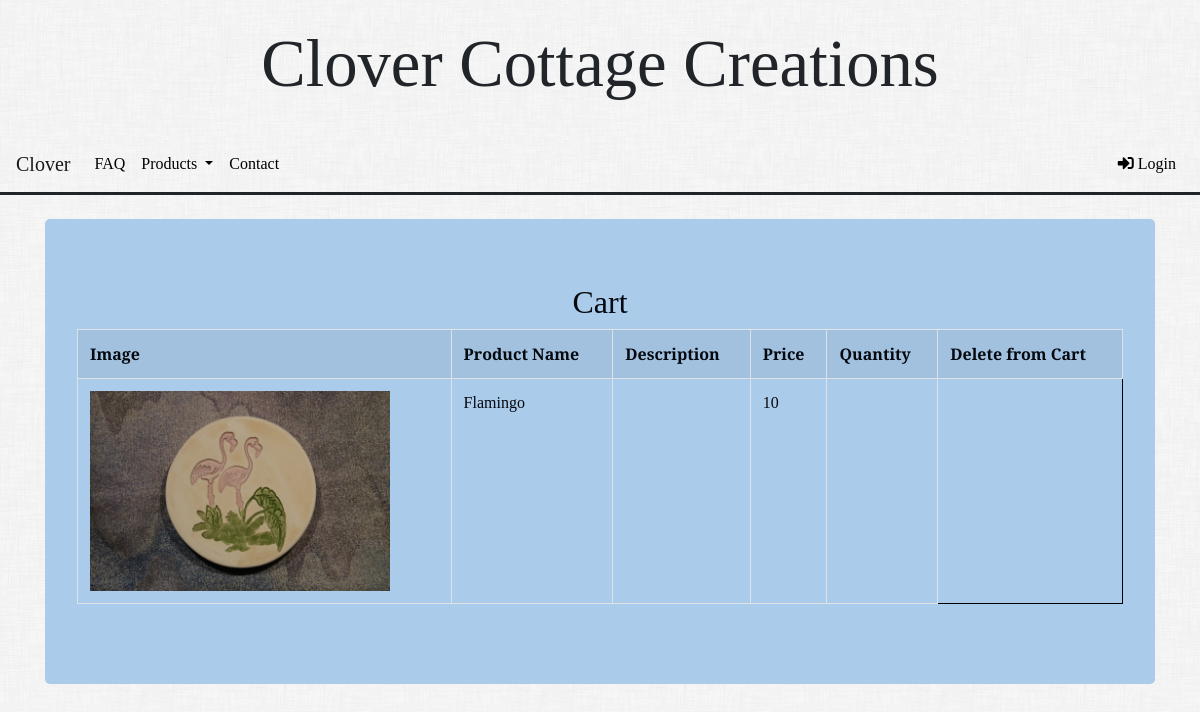
The app's page /view-cart.php?ProductID=1 with its own data.
### tables this page shows
CREATE TABLE IF NOT EXISTS `Products` (
  `productID` INT NOT NULL,
  `ProductName` VARCHAR(255) NOT NULL,
  `description` VARCHAR(255) NOT NULL,
  `categoryID` INT NOT NULL,
  `Product_UnitPrice` INT NOT NULL,
  `unitsInStock` INT NOT NULL,
  `ProductPicture` VARCHAR(255) NOT NULL,
  PRIMARY KEY (`productID`),
  INDEX `categoryID_idx` (`categoryID` ASC),
  CONSTRAINT `categoryID`
    FOREIGN KEY (`categoryID`)
    REFERENCES `Category` (`CategoryID`)
    ON DELETE NO ACTION
    ON UPDATE NO ACTION);

### view-cart.php (the view, shortened to what this page needs)
<?php
include('db-connect.php');
$productID=$_GET["ProductID"];
$sql= "SELECT * FROM Products WHERE ProductID= '$productID'";
    $results = mysqli_query($db, $sql);
?>
<!DOCTYPE html>
<html lang="en">
<?php
require_once("header.php");
?>
<body style="background-image: url(/photos/dust_scratches.png)" class="body-font">
    <header class="bg-light " style="background-image: url(/photos/dust_scratches.png)">
        <div class="container " style="text-align:center;">
            <br>
            <h1 class="header-large">Clover Cottage Creations</h1>
            <br>
        </div>
    </header>
    <?php
    if(isset($_SESSION['Email'])){
    require_once("logout-header.php");
    }else{
    require_once("login-header.php");
    }
    ?>
    <br>
    <main>
        <div class="container">
            <div class="jumbotron jumbotron-tax" style="background-color:#abcbea; color:#04080F; ">
                <h2 align="center">Cart</h2>
                <table class="table table-striped table-bordered" style="border-color:black;">
                    <tr>
                        <th>Image</th>
                        <th>Product Name</th>
                        <th>Description</th>
                        <th>Price </th>
                        <th>Quantity</th>
                        <th>Delete from Cart</th>
                    </tr>
                    <?php
                    if($results<=1)
                    {
                        while($row = mysqli_fetch_array($results))
                         {
                            echo "<tr>";
                               echo '<td >' . '<img src="'.   $row["ProductPicture"] . '" height=200 width=300>'. '</td>';
                               echo "<td>" . $row["ProductName"] . "</td>";
                              echo "<td>" . $row["Description"] . "</td>";
                              echo "<td>" . $row["Product_UnitPrice"] . "</td>";
                              echo "<td>" . $row["UnitsInStock"] . '</td>';
                               echo "</tr>";
                         }
                                                     echo "</table>";
                    }else
                    {
                        echo "No product exists";
                    }
               ?>
            </div>
        </div>
    </main>
</body>
</html>

### capstone.css (style rules this page uses)
.header-large { font-size: 50pt; }
.jumbotron-tax { background-color:#abcbea; color:#04080F; }
.body-font { font-family: 'Arvo', serif; }

### records on screen
products: ProductPicture (picture), ProductName "Flamingo", Product_UnitPrice "10"
